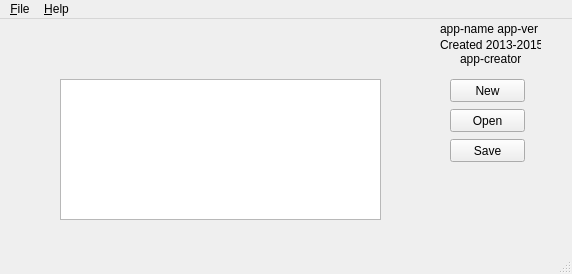
<?xml version="1.0" encoding="UTF-8"?>
<ui version="4.0">
 <class>MainWindow</class>
 <widget class="QMainWindow" name="MainWindow">
  <property name="geometry">
   <rect>
    <x>0</x>
    <y>0</y>
    <width>572</width>
    <height>274</height>
   </rect>
  </property>
  <property name="windowTitle">
   <string notr="true">app-name app-ver</string>
  </property>
  <property name="windowIcon">
   <iconset resource="images.qrc">
    <normaloff>:/Logo/Media/Blocks.png</normaloff>:/Logo/Media/Blocks.png</iconset>
  </property>
  <property name="styleSheet">
   <string notr="true">QLabel { qproperty-alignment: AlignCenter; }</string>
  </property>
  <property name="unifiedTitleAndToolBarOnMac">
   <bool>false</bool>
  </property>
  <widget class="QWidget" name="centralwidget">
   <widget class="QFrame" name="appLogo">
    <property name="geometry">
     <rect>
      <x>430</x>
      <y>150</y>
      <width>120</width>
      <height>80</height>
     </rect>
    </property>
    <property name="styleSheet">
     <string notr="true">image: url(:/Logo/Media/Blocks.png);
border: none;</string>
    </property>
    <property name="frameShape">
     <enum>QFrame::StyledPanel</enum>
    </property>
    <property name="frameShadow">
     <enum>QFrame::Raised</enum>
    </property>
   </widget>
   <widget class="QPushButton" name="btnNew">
    <property name="geometry">
     <rect>
      <x>450</x>
      <y>60</y>
      <width>75</width>
      <height>23</height>
     </rect>
    </property>
    <property name="text">
     <string notr="true">New</string>
    </property>
   </widget>
   <widget class="QPushButton" name="btnOpen">
    <property name="geometry">
     <rect>
      <x>450</x>
      <y>90</y>
      <width>75</width>
      <height>23</height>
     </rect>
    </property>
    <property name="text">
     <string notr="true">Open</string>
    </property>
   </widget>
   <widget class="QPushButton" name="btnSave">
    <property name="geometry">
     <rect>
      <x>450</x>
      <y>120</y>
      <width>75</width>
      <height>23</height>
     </rect>
    </property>
    <property name="text">
     <string notr="true">Save</string>
    </property>
   </widget>
   <widget class="QPlainTextEdit" name="pteLevelArea">
    <property name="geometry">
     <rect>
      <x>60</x>
      <y>60</y>
      <width>321</width>
      <height>141</height>
     </rect>
    </property>
    <property name="styleSheet">
     <string notr="true">font-size: 10pt;
font-family: &quot;Source Code Pro&quot;, &quot;Consolas&quot;;</string>
    </property>
    <property name="verticalScrollBarPolicy">
     <enum>Qt::ScrollBarAlwaysOff</enum>
    </property>
    <property name="horizontalScrollBarPolicy">
     <enum>Qt::ScrollBarAlwaysOff</enum>
    </property>
    <property name="lineWrapMode">
     <enum>QPlainTextEdit::NoWrap</enum>
    </property>
    <property name="plainText">
     <string notr="true"/>
    </property>
    <property name="placeholderText">
     <string notr="true">Minigame layout will be displayed here.</string>
    </property>
   </widget>
   <widget class="QLabel" name="appDetails">
    <property name="geometry">
     <rect>
      <x>440</x>
      <y>0</y>
      <width>101</width>
      <height>20</height>
     </rect>
    </property>
    <property name="text">
     <string notr="true">app-name app-ver</string>
    </property>
   </widget>
   <widget class="QLabel" name="appYear">
    <property name="geometry">
     <rect>
      <x>440</x>
      <y>16</y>
      <width>101</width>
      <height>20</height>
     </rect>
    </property>
    <property name="text">
     <string notr="true">Created 2013-2015</string>
    </property>
   </widget>
   <widget class="QLabel" name="appCreator">
    <property name="geometry">
     <rect>
      <x>460</x>
      <y>30</y>
      <width>61</width>
      <height>20</height>
     </rect>
    </property>
    <property name="styleSheet">
     <string notr="true"/>
    </property>
    <property name="text">
     <string notr="true">app-creator</string>
    </property>
   </widget>
   <widget class="QLabel" name="lbLevelName">
    <property name="geometry">
     <rect>
      <x>180</x>
      <y>30</y>
      <width>71</width>
      <height>16</height>
     </rect>
    </property>
    <property name="styleSheet">
     <string notr="true">font-size: 10pt;</string>
    </property>
    <property name="text">
     <string notr="true"/>
    </property>
   </widget>
  </widget>
  <widget class="QMenuBar" name="menubar">
   <property name="geometry">
    <rect>
     <x>0</x>
     <y>0</y>
     <width>572</width>
     <height>21</height>
    </rect>
   </property>
   <widget class="QMenu" name="menuFile">
    <property name="tearOffEnabled">
     <bool>false</bool>
    </property>
    <property name="title">
     <string>&amp;File</string>
    </property>
    <addaction name="actionNew"/>
    <addaction name="actionOpen"/>
    <addaction name="actionSave"/>
    <addaction name="separator"/>
    <addaction name="actionQuit"/>
   </widget>
   <widget class="QMenu" name="menuHelp">
    <property name="enabled">
     <bool>true</bool>
    </property>
    <property name="title">
     <string>&amp;Help</string>
    </property>
    <widget class="QMenu" name="menuLegend">
     <property name="title">
      <string>&amp;Legend</string>
     </property>
     <addaction name="actionLegendMain"/>
     <addaction name="actionLegendWater"/>
    </widget>
    <addaction name="menuLegend"/>
   </widget>
   <addaction name="menuFile"/>
   <addaction name="menuHelp"/>
  </widget>
  <widget class="QStatusBar" name="statusbar"/>
  <action name="actionNew">
   <property name="text">
    <string>&amp;New</string>
   </property>
   <property name="iconText">
    <string>New</string>
   </property>
   <property name="shortcut">
    <string>Ctrl+N</string>
   </property>
   <property name="iconVisibleInMenu">
    <bool>true</bool>
   </property>
  </action>
  <action name="actionOpen">
   <property name="text">
    <string>&amp;Open...</string>
   </property>
   <property name="shortcut">
    <string>Ctrl+O</string>
   </property>
  </action>
  <action name="actionSave">
   <property name="text">
    <string>&amp;Save</string>
   </property>
   <property name="shortcut">
    <string>Ctrl+S</string>
   </property>
  </action>
  <action name="actionQuit">
   <property name="text">
    <string>&amp;Quit</string>
   </property>
   <property name="shortcut">
    <string>Ctrl+Q</string>
   </property>
  </action>
  <action name="actionLegendWater">
   <property name="text">
    <string>&amp;Water Blocks</string>
   </property>
  </action>
  <action name="actionLegendMain">
   <property name="text">
    <string>&amp;Main Blocks</string>
   </property>
  </action>
 </widget>
 <resources>
  <include location="images.qrc"/>
 </resources>
 <connections>
  <connection>
   <sender>actionQuit</sender>
   <signal>triggered()</signal>
   <receiver>MainWindow</receiver>
   <slot>close()</slot>
   <hints>
    <hint type="sourcelabel">
     <x>-1</x>
     <y>-1</y>
    </hint>
    <hint type="destinationlabel">
     <x>285</x>
     <y>136</y>
    </hint>
   </hints>
  </connection>
 </connections>
</ui>
